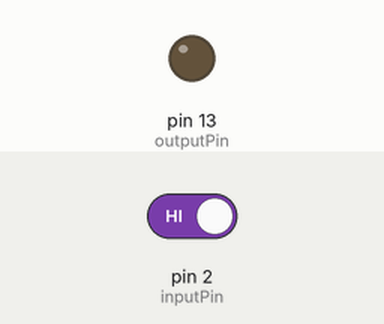
Simulated run of this sketch. Board: Arduino Uno, built with avr-gcc and run on an emulated ATmega328P. On the bench: output pins drawn as LEDs (lit = HIGH). The inputs (shaded band) are chosen by the test bench; at power-on: pin 2 (inputPin) HIGH. What the sketch prints to the serial monitor is not drawn.

Above: at 1.2 s.
1.3 s: pin 2 (inputPin) driven LOW
At 2.5 s:
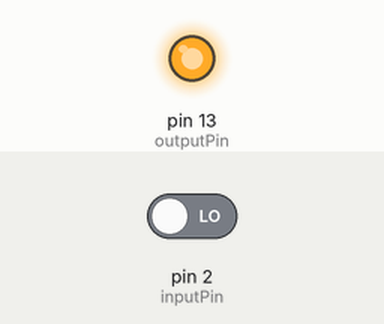
2.8 s: pin 2 (inputPin) driven HIGH
At 3.9 s:
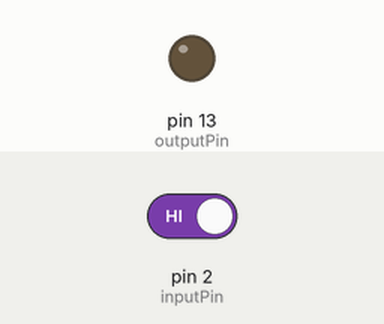
Timing chart, 0 to 5.8 s (numbered marks = the images above; inputs shaded):
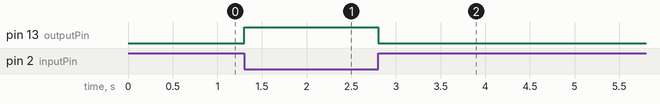

Measured:
- after the input at 1.3 s, pin 13 (outputPin): LOW → HIGH at once
- after the input at 2.8 s, pin 13 (outputPin): HIGH → LOW at once

The sketch:

listen_serial.ino
```cpp
int inputPin = 2;
int outputPin = 13;
int count =0;

void setup() {
  // put your setup code here, to run once:
  pinMode(inputPin, INPUT);
  pinMode(outputPin, OUTPUT);

  //start Serial interface
  Serial.begin(57600);
  Serial.println("Enter 1 or 0");

}

void loop() {
  // put your main code here, to run repeatedly:
  //wait_trigger();
  echo_input();

}

void echo_input() {
    if (digitalRead(inputPin) == LOW)
    {
      digitalWrite(outputPin, HIGH);
    }
    else
    {
      digitalWrite(outputPin, LOW);

    }

}

void gated_echo_input(bool trg) {
  if (trg == true) {
    if (digitalRead(inputPin) == LOW)
    {
      while (digitalRead(inputPin) == LOW)
      {
        digitalWrite(outputPin, HIGH);
      }
      digitalWrite(outputPin, LOW);
    }
    else
    {
      while (digitalRead(inputPin) == HIGH)
      {
        //do nothin
      }
      digitalWrite(outputPin, HIGH);
      delay(4);
      digitalWrite(outputPin, LOW);
    }
  }
  else
  {
    digitalWrite(outputPin, LOW);
  }
}


void wait_trigger() {
  if (Serial.available() > 0)
  {
    char ch = Serial.read();
    if (ch == '1')
    {
      //digitalWrite(outputPin, HIGH);
      gated_echo_input(true);
    }
    else if (ch == '0')
    {
      //digitalWrite(outputPin, LOW);
      gated_echo_input(false);
    }
  }
}
```
